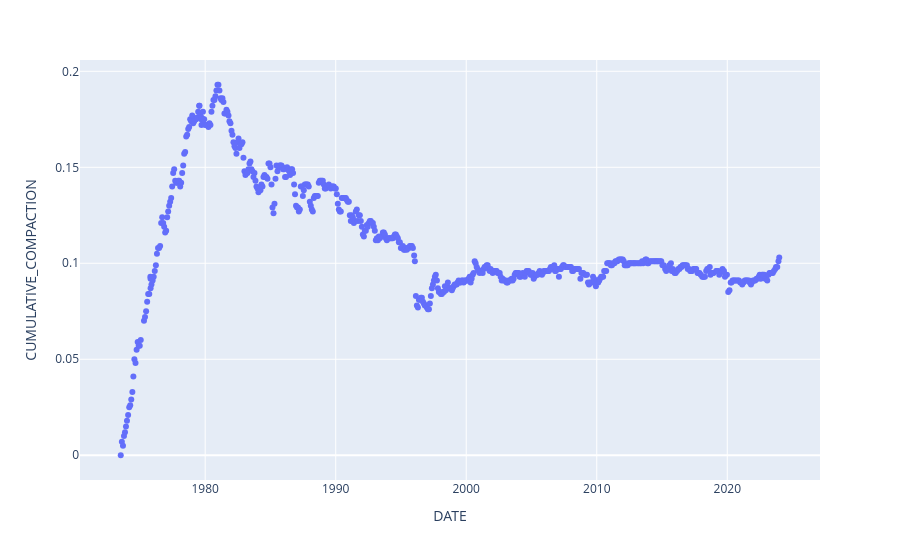

Notebook code cell kept with this figure:
### Markdown cell above
### Create a Quick Plotly Figure
Build a simple scatter plot of cumulative compaction over time. This is a first visual check before defining a reusable chart function.

### Code cell
fig = px.scatter(tc, x="DATE", y="CUMULATIVE_COMPACTION")
fig

### Figure 1 — Plotly figure (JSON) as saved in the notebook; plotly's stock layout.template omitted (floating-point values rounded to 4 significant figures; data arrays with more than 128 entries replaced by an {"elided": "..."} marker saying what was removed)
{"data": [{"hovertemplate": "DATE=%{x}<br>CUMULATIVE_COMPACTION=%{y}<extra></extra>", "legendgroup": "", "marker": {"color": "#636efa", "symbol": "circle"}, "mode": "markers", "name": "", "orientation": "v", "showlegend": false, "type": "scatter", "x": {"elided": "647 str values"}, "xaxis": "x", "y": {"elided": "647 float values"}, "yaxis": "y"}], "layout": {"legend": {"tracegroupgap": 0}, "margin": {"t": 60}, "xaxis": {"anchor": "y", "domain": [0, 1], "title": {"text": "DATE"}}, "yaxis": {"anchor": "x", "domain": [0, 1], "title": {"text": "CUMULATIVE_COMPACTION"}}}}
